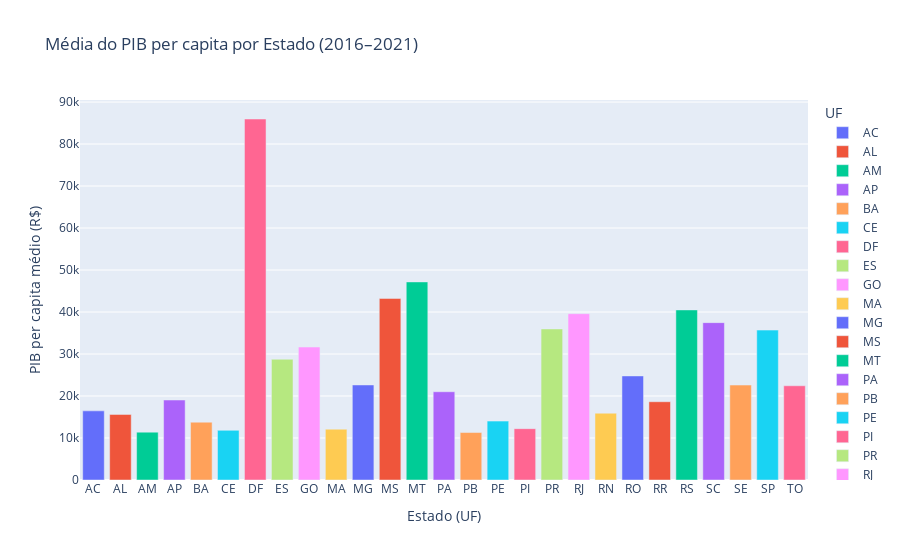

The code cell stored with this chart in its notebook:
### Markdown cell above
A seguir, plotamos o gráfico da média geral dos estados entre os anos de 2016 a 2021.

### Code cell
# Agrupar por estado (UF) e calcular a média do PIB per capita no período
media_estados = df_estado.groupby('UF')['PIB_per_capita'].mean().reset_index()

# Plotar o gráfico de barras
fig_media_estado = px.bar(
    media_estados,
    x='UF',
    y='PIB_per_capita',
    color='UF',
    title='Média do PIB per capita por Estado (2016–2021)',
    labels={'PIB_per_capita': 'PIB per capita médio (R$)'},
    #text=media_estados['PIB_per_capita'].round(2)
)

# Ajustar layout
fig_media_estado.update_layout(
    xaxis_title="Estado (UF)",
    yaxis_title="PIB per capita médio (R$)",
    #showlegend=False
)

fig_media_estado.show()

### Figure 1 — Plotly figure (JSON) as saved in the notebook; plotly's stock layout.template omitted (floating-point values rounded to 4 significant figures)
{"data": [{"hovertemplate": "UF=%{x}<br>PIB per capita médio (R$)=%{y}<extra></extra>", "legendgroup": "AC", "marker": {"color": "#636efa", "pattern": {"shape": ""}}, "name": "AC", "orientation": "v", "showlegend": true, "textposition": "auto", "type": "bar", "x": ["AC"], "xaxis": "x", "y": [16460.0], "yaxis": "y"}, {"hovertemplate": "UF=%{x}<br>PIB per capita médio (R$)=%{y}<extra></extra>", "legendgroup": "AL", "marker": {"color": "#EF553B", "pattern": {"shape": ""}}, "name": "AL", "orientation": "v", "showlegend": true, "textposition": "auto", "type": "bar", "x": ["AL"], "xaxis": "x", "y": [15620.0], "yaxis": "y"}, {"hovertemplate": "UF=%{x}<br>PIB per capita médio (R$)=%{y}<extra></extra>", "legendgroup": "AM", "marker": {"color": "#00cc96", "pattern": {"shape": ""}}, "name": "AM", "orientation": "v", "showlegend": true, "textposition": "auto", "type": "bar", "x": ["AM"], "xaxis": "x", "y": [11400.0], "yaxis": "y"}, {"hovertemplate": "UF=%{x}<br>PIB per capita médio (R$)=%{y}<extra></extra>", "legendgroup": "AP", "marker": {"color": "#ab63fa", "pattern": {"shape": ""}}, "name": "AP", "orientation": "v", "showlegend": true, "textposition": "auto", "type": "bar", "x": ["AP"], "xaxis": "x", "y": [19050.0], "yaxis": "y"}, {"hovertemplate": "UF=%{x}<br>PIB per capita médio (R$)=%{y}<extra></extra>", "legendgroup": "BA", "marker": {"color": "#FFA15A", "pattern": {"shape": ""}}, "name": "BA", "orientation": "v", "showlegend": true, "textposition": "auto", "type": "bar", "x": ["BA"], "xaxis": "x", "y": [13770.0], "yaxis": "y"}, {"hovertemplate": "UF=%{x}<br>PIB per capita médio (R$)=%{y}<extra></extra>", "legendgroup": "CE", "marker": {"color": "#19d3f3", "pattern": {"shape": ""}}, "name": "CE", "orientation": "v", "showlegend": true, "textposition": "auto", "type": "bar", "x": ["CE"], "xaxis": "x", "y": [11830.0], "yaxis": "y"}, {"hovertemplate": "UF=%{x}<br>PIB per capita médio (R$)=%{y}<extra></extra>", "legendgroup": "DF", "marker": {"color": "#FF6692", "pattern": {"shape": ""}}, "name": "DF", "orientation": "v", "showlegend": true, "textposition": "auto", "type": "bar", "x": ["DF"], "xaxis": "x", "y": [85960.0], "yaxis": "y"}, {"hovertemplate": "UF=%{x}<br>PIB per capita médio (R$)=%{y}<extra></extra>", "legendgroup": "ES", "marker": {"color": "#B6E880", "pattern": {"shape": ""}}, "name": "ES", "orientation": "v", "showlegend": true, "textposition": "auto", "type": "bar", "x": ["ES"], "xaxis": "x", "y": [28760.0], "yaxis": "y"}, {"hovertemplate": "UF=%{x}<br>PIB per capita médio (R$)=%{y}<extra></extra>", "legendgroup": "GO", "marker": {"color": "#FF97FF", "pattern": {"shape": ""}}, "name": "GO", "orientation": "v", "showlegend": true, "textposition": "auto", "type": "bar", "x": ["GO"], "xaxis": "x", "y": [31660.0], "yaxis": "y"}, {"hovertemplate": "UF=%{x}<br>PIB per capita médio (R$)=%{y}<extra></extra>", "legendgroup": "MA", "marker": {"color": "#FECB52", "pattern": {"shape": ""}}, "name": "MA", "orientation": "v", "showlegend": true, "textposition": "auto", "type": "bar", "x": ["MA"], "xaxis": "x", "y": [12110.0], "yaxis": "y"}, {"hovertemplate": "UF=%{x}<br>PIB per capita médio (R$)=%{y}<extra></extra>", "legendgroup": "MG", "marker": {"color": "#636efa", "pattern": {"shape": ""}}, "name": "MG", "orientation": "v", "showlegend": true, "textposition": "auto", "type": "bar", "x": ["MG"], "xaxis": "x", "y": [22630.0], "yaxis": "y"}, {"hovertemplate": "UF=%{x}<br>PIB per capita médio (R$)=%{y}<extra></extra>", "legendgroup": "MS", "marker": {"color": "#EF553B", "pattern": {"shape": ""}}, "name": "MS", "orientation": "v", "showlegend": true, "textposition": "auto", "type": "bar", "x": ["MS"], "xaxis": "x", "y": [43240.0], "yaxis": "y"}, {"hovertemplate": "UF=%{x}<br>PIB per capita médio (R$)=%{y}<extra></extra>", "legendgroup": "MT", "marker": {"color": "#00cc96", "pattern": {"shape": ""}}, "name": "MT", "orientation": "v", "showlegend": true, "textposition": "auto", "type": "bar", "x": ["MT"], "xaxis": "x", "y": [47170.0], "yaxis": "y"}, {"hovertemplate": "UF=%{x}<br>PIB per capita médio (R$)=%{y}<extra></extra>", "legendgroup": "PA", "marker": {"color": "#ab63fa", "pattern": {"shape": ""}}, "name": "PA", "orientation": "v", "showlegend": true, "textposition": "auto", "type": "bar", "x": ["PA"], "xaxis": "x", "y": [21020.0], "yaxis": "y"}, {"hovertemplate": "UF=%{x}<br>PIB per capita médio (R$)=%{y}<extra></extra>", "legendgroup": "PB", "marker": {"color": "#FFA15A", "pattern": {"shape": ""}}, "name": "PB", "orientation": "v", "showlegend": true, "textposition": "auto", "type": "bar", "x": ["PB"], "xaxis": "x", "y": [11310.0], "yaxis": "y"}, {"hovertemplate": "UF=%{x}<br>PIB per capita médio (R$)=%{y}<extra></extra>", "legendgroup": "PE", "marker": {"color": "#19d3f3", "pattern": {"shape": ""}}, "name": "PE", "orientation": "v", "showlegend": true, "textposition": "auto", "type": "bar", "x": ["PE"], "xaxis": "x", "y": [14020.0], "yaxis": "y"}, {"hovertemplate": "UF=%{x}<br>PIB per capita médio (R$)=%{y}<extra></extra>", "legendgroup": "PI", "marker": {"color": "#FF6692", "pattern": {"shape": ""}}, "name": "PI", "orientation": "v", "showlegend": true, "textposition": "auto", "type": "bar", "x": ["PI"], "xaxis": "x", "y": [12230.0], "yaxis": "y"}, {"hovertemplate": "UF=%{x}<br>PIB per capita médio (R$)=%{y}<extra></extra>", "legendgroup": "PR", "marker": {"color": "#B6E880", "pattern": {"shape": ""}}, "name": "PR", "orientation": "v", "showlegend": true, "textposition": "auto", "type": "bar", "x": ["PR"], "xaxis": "x", "y": [35970.0], "yaxis": "y"}, {"hovertemplate": "UF=%{x}<br>PIB per capita médio (R$)=%{y}<extra></extra>", "legendgroup": "RJ", "marker": {"color": "#FF97FF", "pattern": {"shape": ""}}, "name": "RJ", "orientation": "v", "showlegend": true, "textposition": "auto", "type": "bar", "x": ["RJ"], "xaxis": "x", "y": [39600.0], "yaxis": "y"}, {"hovertemplate": "UF=%{x}<br>PIB per capita médio (R$)=%{y}<extra></extra>", "legendgroup": "RN", "marker": {"color": "#FECB52", "pattern": {"shape": ""}}, "name": "RN", "orientation": "v", "showlegend": true, "textposition": "auto", "type": "bar", "x": ["RN"], "xaxis": "x", "y": [15910.0], "yaxis": "y"}, {"hovertemplate": "UF=%{x}<br>PIB per capita médio (R$)=%{y}<extra></extra>", "legendgroup": "RO", "marker": {"color": "#636efa", "pattern": {"shape": ""}}, "name": "RO", "orientation": "v", "showlegend": true, "textposition": "auto", "type": "bar", "x": ["RO"], "xaxis": "x", "y": [24780.0], "yaxis": "y"}, {"hovertemplate": "UF=%{x}<br>PIB per capita médio (R$)=%{y}<extra></extra>", "legendgroup": "RR", "marker": {"color": "#EF553B", "pattern": {"shape": ""}}, "name": "RR", "orientation": "v", "showlegend": true, "textposition": "auto", "type": "bar", "x": ["RR"], "xaxis": "x", "y": [18640.0], "yaxis": "y"}, {"hovertemplate": "UF=%{x}<br>PIB per capita médio (R$)=%{y}<extra></extra>", "legendgroup": "RS", "marker": {"color": "#00cc96", "pattern": {"shape": ""}}, "name": "RS", "orientation": "v", "showlegend": true, "textposition": "auto", "type": "bar", "x": ["RS"], "xaxis": "x", "y": [40500.0], "yaxis": "y"}, {"hovertemplate": "UF=%{x}<br>PIB per capita médio (R$)=%{y}<extra></extra>", "legendgroup": "SC", "marker": {"color": "#ab63fa", "pattern": {"shape": ""}}, "name": "SC", "orientation": "v", "showlegend": true, "textposition": "auto", "type": "bar", "x": ["SC"], "xaxis": "x", "y": [37470.0], "yaxis": "y"}, {"hovertemplate": "UF=%{x}<br>PIB per capita médio (R$)=%{y}<extra></extra>", "legendgroup": "SE", "marker": {"color": "#FFA15A", "pattern": {"shape": ""}}, "name": "SE", "orientation": "v", "showlegend": true, "textposition": "auto", "type": "bar", "x": ["SE"], "xaxis": "x", "y": [22610.0], "yaxis": "y"}, {"hovertemplate": "UF=%{x}<br>PIB per capita médio (R$)=%{y}<extra></extra>", "legendgroup": "SP", "marker": {"color": "#19d3f3", "pattern": {"shape": ""}}, "name": "SP", "orientation": "v", "showlegend": true, "textposition": "auto", "type": "bar", "x": ["SP"], "xaxis": "x", "y": [35700.0], "yaxis": "y"}, {"hovertemplate": "UF=%{x}<br>PIB per capita médio (R$)=%{y}<extra></extra>", "legendgroup": "TO", "marker": {"color": "#FF6692", "pattern": {"shape": ""}}, "name": "TO", "orientation": "v", "showlegend": true, "textposition": "auto", "type": "bar", "x": ["TO"], "xaxis": "x", "y": [22440.0], "yaxis": "y"}], "layout": {"barmode": "relative", "legend": {"title": {"text": "UF"}, "tracegroupgap": 0}, "title": {"text": "Média do PIB per capita por Estado (2016–2021)"}, "xaxis": {"anchor": "y", "categoryarray": ["AC", "AL", "AM", "AP", "BA", "CE", "DF", "ES", "GO", "MA", "MG", "MS", "MT", "PA", "PB", "PE", "PI", "PR", "RJ", "RN", "RO", "RR", "RS", "SC", "SE", "SP", "TO"], "categoryorder": "array", "domain": [0, 1], "title": {"text": "Estado (UF)"}}, "yaxis": {"anchor": "x", "domain": [0, 1], "title": {"text": "PIB per capita médio (R$)"}}}}
